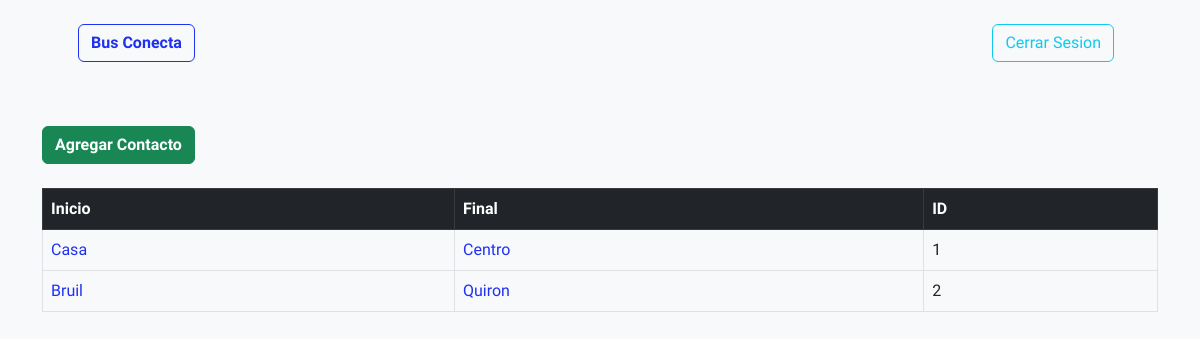
Page /home (signed in) on the earlier database version.
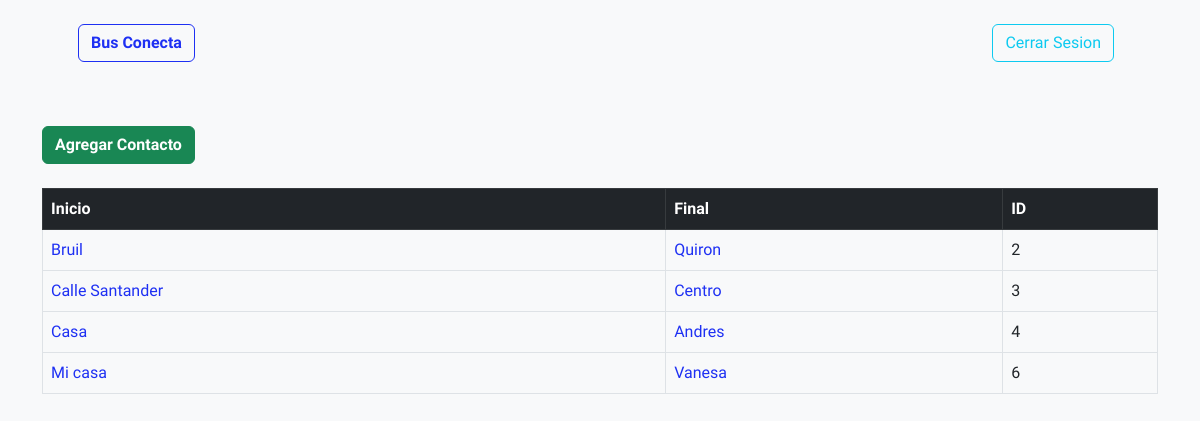
Same page on the later database version.
### AppBussConecta/models.py (models this page shows, shortened)
class historial(models.Model):
    tiempo_creado = models.DateTimeField(auto_now_add=True)
    inicio = models.CharField(max_length=50)
    final = models.CharField(max_length=50)
    poste_1 = models.CharField(max_length=5)
    poste_2 = models.CharField(max_length=5)
    poste_3 = models.CharField(max_length=5)
    notas =  models.CharField(max_length = 500, blank=True, null=True )

### AppBussConecta/views.py (the view)
# urls.py: path('home', views.home , name='home'),
def home(request):
    historia_records = historial.objects.all()
    return render(request, 'home.html' , {'historia_records':historia_records})

### AppBussConecta/templates/home.html (shortened to what this page needs)
{% extends "base.html" %}
{% load static %}
{% block content %}
<div class='container'>
{% if user.is_authenticated %}
<div class='align-self-start '>
  <a href="{% url 'agregar' %}" class="btn btn-success mt-3 fw-bold">Agregar Contacto </a>
</div>
<br/>
<table class="table table-hover table-bordered">
  <thead class="table-dark">
    <tr>
      <th scope="col">Inicio</th>
      <th scope="col">Final</th>
      <th scope="col">ID</th>
    </tr>
  </thead>
  <tbody>
    {% if historia_records %}
    {% for cada_historial_de_records in historia_records %}
    <tr>
      <td>
        <a href="{% url 'ubicacion' cada_historial_de_records.id %}" style="text-decoration:none;">
          {{ cada_historial_de_records.inicio}}
        </a>
      </td>
      <td>
        <a href="{% url 'ubicacion' cada_historial_de_records.id  %}" style="text-decoration:none;">
          {{ cada_historial_de_records.final}}
        </a>
      </td>
      <td> {{ cada_historial_de_records.id}} </a></td>
    </tr>
  </tbody>
  {% endfor %}
  {% endif %}
</table>
{% endif %}
{% endblock  %}

### AppBussConecta/templates/base.html (shortened to what this page needs)
{% load static %}
<!doctype html>
<html lang="en">
  <head>
    <link href="https://cdn.jsdelivr.net/npm/bootstrap@5.3.3/dist/css/bootstrap.min.css" rel="stylesheet">
    <link href="{% static 'css/bootstrap_styles.css' %}" rel="stylesheet" />
    <link href="https://cdn.jsdelivr.net/npm/bootstrap-icons@1.8.1/font/bootstrap-icons.css" rel="stylesheet" />
</head>
<body class='d-flex flex-column bg-light'>
    {% include "navbar.html" %}
    <br/>
    {% block content %}
    {% endblock  %}
  </body>
</html>

### AppBussConecta/templates/navbar.html (shortened to what this page needs)
<main class="flex-shrink-0">
    <nav class="navbar navbar-expand-lg navbar-light bg-light py-3">
        {% if user.is_authenticated %}
        <div class="container px-5">
            <a class="navbar-brand" href="{% url 'home' %}"><span class="fw-bold btn btn-outline-primary">Bus Conecta</span></a>
            <div class="collapse navbar-collapse" id="navbarSupportedContent">
                <ul class="navbar-nav ms-auto mb-2 mb-lg-0 small fw-bolder">
                        <li class="nav-item"><a class="nav-link" href="{% url 'cerrar_sesion' %}"><button type="button" class="btn btn-outline-info ">Cerrar Sesion</button></a></li>
                </ul>
            </div>
        </div>
        {% endif %}
    </nav>
<main/>

Differences in the rows shown:
removed historial: inicio "Casa", final "Centro", id "1"
added historial: inicio "Calle Santander", final "Centro", id "3"
added historial: inicio "Casa", final "Andres", id "4"
added historial: inicio "Mi casa", final "Vanesa", id "6"
